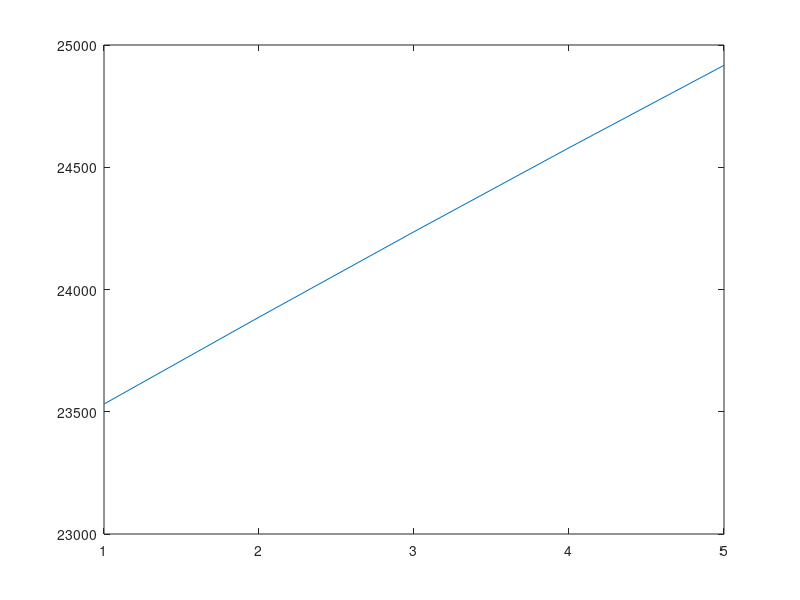

Reproduce this figure in MATLAB.
% // TI File $Revision: /main/3 $
% // Checkin $Date: November 09, 2010   13:05:07 $
% // =====================================================================================
% //  This software is licensed for use with Texas Instruments C28x
% //  family DSCs.  This license was provided to you prior to installing
% //  the software.  You may review this license by consulting a copy of
% //  the agreement in the doc directory of this library.
% //======================================================================================
% /* ==============================================================================
% 
% System Name:    Signal Generator Module demo 
% 
% File Name:      SGENHP1.m
% 
% Description:    Primary System file for demonstrating the Signal Generator module
% 
% Originator:     Digital control systems Group - Texas Instruments
% 
% Target dependency:  C28x
% 
% Description:
% ============
% 
%    The "C" frame work, for demonstrating the signal generator module is given below
%                  ___________           _____________
%                 |           |         |             |
%                 |           | X1=OUT  |   EVMDAC    |
%                 |  SGENHP_1 |-------->|   DLOG_4CH  |
%                 |           |         |   PWMDAC    |
%                 |___________|         |_____________|
% 
% */
% //######################################################################################
% // $TI Release: C28x SGEN Library v1.00 $
% // $Release Date: November 09, 2011 $
% // $Copyright: $
% //######################################################################################

close all
clear all

N=input('Please enter signal length N =');

t=1:N;

step_max=1000;

gain=1;
f=50;
fs=20000;

fmax=step_max*fs/65536
freq=2^15*f/fmax

f_norm=163.84;             %f_norm is normalized frequency in Q16 format, f/fs*2^16
phase_norm=8192;        %normalized phase offset phase_norm=(pi/4/(2*pi))*2^16=8192
                        %here phase offset=pi/4
                        
output=gain*sin(2*pi*(f_norm*t/2^16+phase_norm/2^16));

output=output*2^15;     %Q15 format

plot(output)